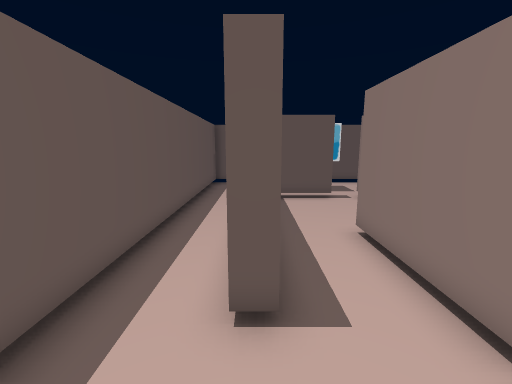
view 1 (above)

12 first-person views from a walk through a scene from a Unity 3-D project. The camera is 1.2 m above the floor, tilts 10° down and sees 90° across. The floor is counted in squares, 0.5 m on a side. Each view is taken from the middle of a square. On the plan, view 1 faces up. The plan holds only what a view shows up to about 17 squares ahead; the rest is blank.

view 2
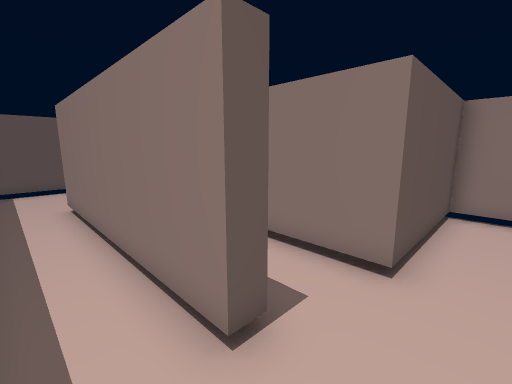

view 3
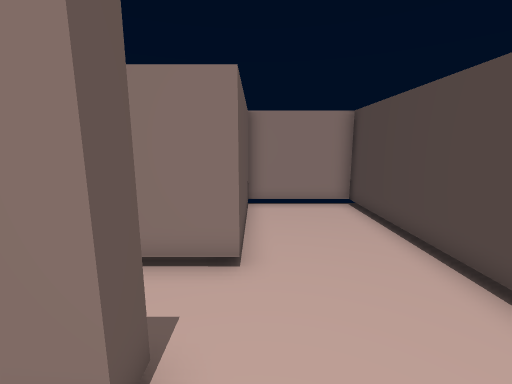

view 4
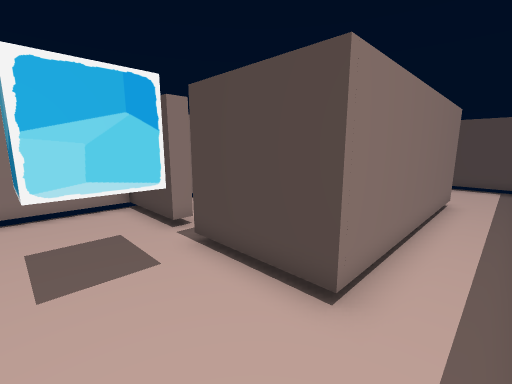

view 5
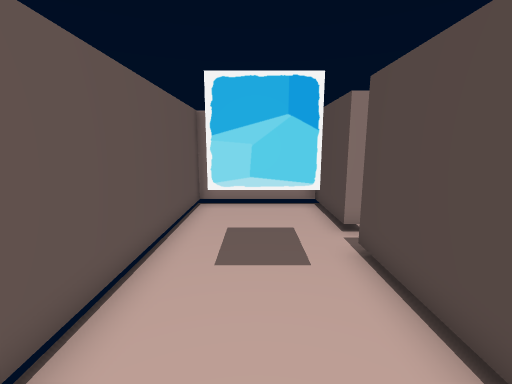

view 6
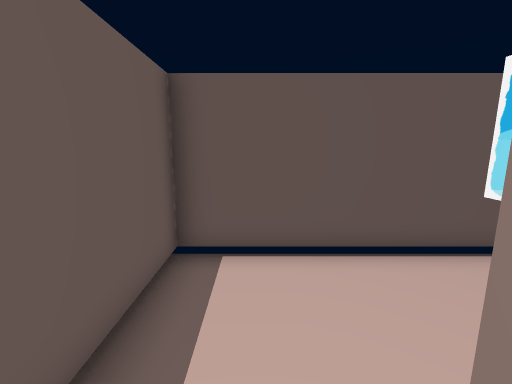

view 7
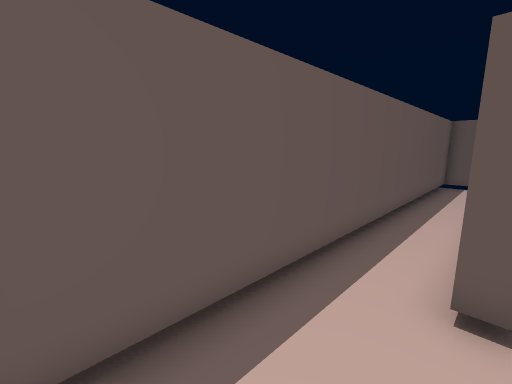

view 8
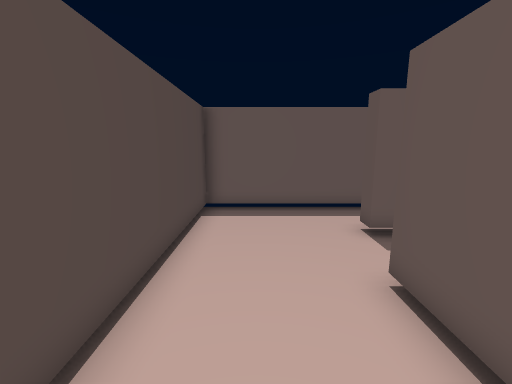

view 9
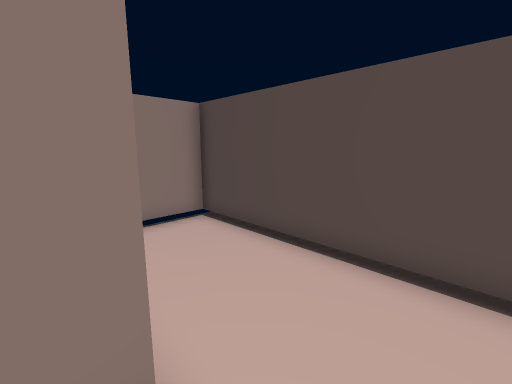

view 10
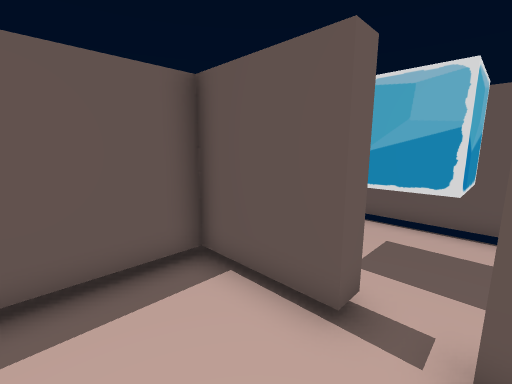

view 11
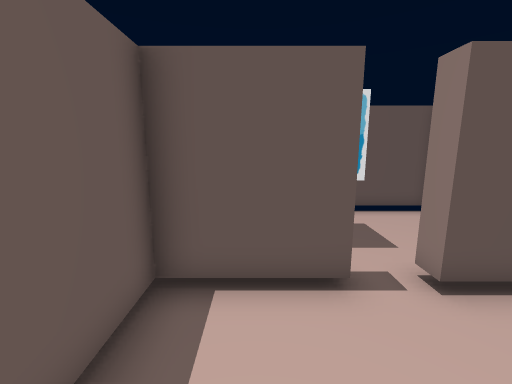

view 12
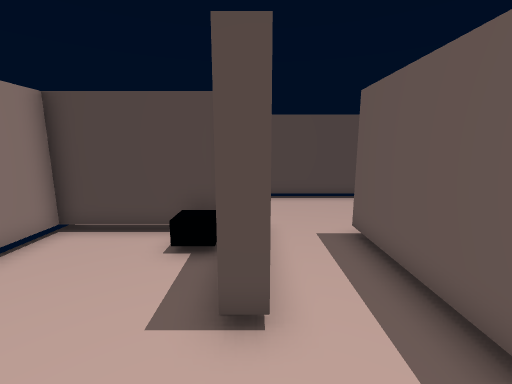

### Floor plan
Points are (right, up) in squares from view 1. A wall is a line through its corners. A room is listed if a view was taken in it or the views show most of it. See-through windows are left out.
Room 1 (views 1, 2, 3, 4, 5, 6, 7, 8, 9)
walls: (0.3, 3.1) (-0.4, 3.1) (-0.4, 12.6) (3.6, 12.6); (5, 12.6) (7.9, 12.6); (8.5, 2.3) (2.8, 2.3); (8.5, 17.4) (-2.7, 17.4) (-2.7, -1.9) (8.5, -1.9)
ways out: opening at (1.5, 3.5) to room 2
objects: other object (3, 14) to (4, 16)
Room 2 (views 10, 11, 12)
walls: (6.2, 12) (5, 12); (3.6, 12) (0.3, 12) (0.3, 3.1); (4, 3) (8.5, 3); (2.8, 2.3) (2.8, 7) (3.5, 7)
ways out: opening at (1.5, 3.5) to room 1
objects: other object (5, 4)

Positions as (right, up) in squares from view 1, and headings:
1: (0, 0), facing up
2: (-2, 1), facing up-right
3: (-2, 2), facing right
4: (-2, 16), facing down-right
5: (-2, 15), facing right
6: (-1, 12), facing up
7: (0, -1), facing up-left
8: (7, 0), facing left
9: (1, 3), facing down-right
10: (5, 9), facing up-left
11: (2, 8), facing up
12: (3, 10), facing down
